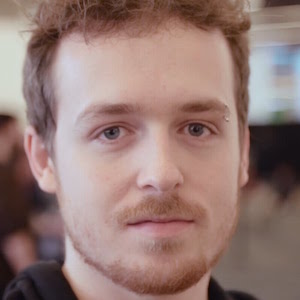
#> input picture Zac.jpg, 300 x 300 px
$ python ImageFiltering.py
#> lines starting #> are read from the running program, lines starting #| are printed output that depends on the picture

# coding: utf-8

# In[1]:


import matplotlib.image  as im
import matplotlib.pyplot as plt
import numpy as np


# In[2]:


def applyKernel(k, img): #img must be 1 layer (single channel)
    kright = int(k.shape[0]/2)
    kdown  = int(k.shape[1]/2)
    kleft  = kright - (k.shape[0]+1)%2
    kup    = kdown  - (k.shape[1]+1)%2

    ans = img.copy()
    imgBuf = np.pad(img, ((kleft, kright), (kup, kdown)), 'edge').astype(np.float32)

    for i in range(img.size):
        x = int(i%img.shape[0])
        y = int(i/img.shape[0])
        win = imgBuf[x:x+k.shape[0], y:y+k.shape[1]]
        ans[x,y] = (win*k).sum()
    ans = ans.astype(img.dtype)
    return ans


# In[3]:


zac = im.imread("Zac.jpg")
#> zac is the input picture: shape (300, 300, 3); mean R, G, B 148.7, 121.3, 116.1
bnw = zac.mean(axis=2)

plt.figure()
plt.imshow(bnw, cmap="gray")

s = 5
kernel = np.ones((s,s))

blur = applyKernel(kernel, bnw)

kernel[1:s-1,1:s-1] = 0

blur2 = applyKernel(kernel, bnw)

kernel[  1:s-1] = 0
kernel[:,1:s-1] = 0

blur3 = applyKernel(kernel, bnw)

plt.figure()
plt.imshow(blur , cmap="gray")

plt.figure()
plt.imshow(blur2, cmap="gray")

plt.figure()
plt.imshow(blur3, cmap="gray")


# In[4]:


def edgeDetect(imgOrig):
    kernel = np.arange(2)+1
    kernel = np.pad(kernel, (0,1), "reflect")
    s = kernel.size
    kernel = kernel*np.ones((s,s))
    s = int(s/2)
    kernel[:s] *= -1
    kernel[s] = 0
    kernel /= np.sum(np.abs(kernel))
    kernel2 = kernel.transpose()

    img = imgOrig.astype(np.float32)/imgOrig.max()

    bottom = applyKernel(kernel, img)
#> in applyKernel (call 4), `imgBuf = np.pad(img, ((kleft, kright), (kup, kdown)), 'edge').astype(n..`:
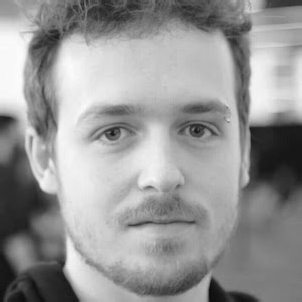
#> imgBuf: shape (302, 302) float32; min 0.0522, max 1, mean 0.591
#> after the loop in applyKernel (call 4), `for i in range(img.size):`:
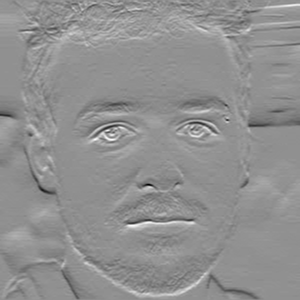
#> ans: shape (300, 300) float32; min -0.206, max 0.156, mean -5.41e-05; drawn with min black and max white
    top    = applyKernel(np.flipud(kernel), img)
    right  = applyKernel(kernel2, img)
    left   = applyKernel(np.fliplr(kernel2), img)
#> after the loop in applyKernel (call 7), `for i in range(img.size):`:
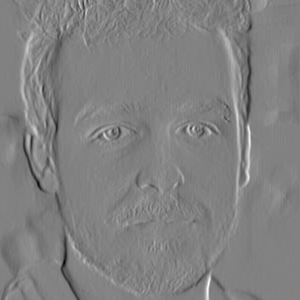
#> ans: shape (300, 300) float32; min -0.243, max 0.235, mean -0.00011; drawn with min black and max white

    av = np.abs(top)/4.0 + np.abs(bottom)/4.0 + np.abs(left)/4.0 + np.abs(right)/4.0
    av *= 255/av.max()
    av = av.astype(np.uint8)
    return av


# In[5]:


ed = edgeDetect(bnw)

plt.figure()
plt.imshow(bnw)
plt.figure()
plt.imshow(ed)


# In[6]:


coled = np.zeros(zac.shape).astype(np.uint8)

plt.figure()
plt.imshow(zac)

coled[:,:,0] = edgeDetect(zac[:,:,0])
coled[:,:,1] = edgeDetect(zac[:,:,1])
coled[:,:,2] = edgeDetect(zac[:,:,2])
#> in edgeDetect (call 4), `img = imgOrig.astype(np.float32)/imgOrig.max()`:
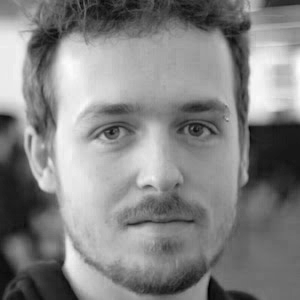
#> img: shape (300, 300) float32; min 0, max 1, mean 0.518

plt.figure()
plt.imshow(coled)


# In[7]:


k = np.zeros((1,20))
k[0,0] = 1
k[0,-1] = 1
k /= k.sum()
seeDouble = np.zeros(coled.shape).astype(np.uint8)

seeDouble[:,:,0] = applyKernel(k, coled[:,:,0])
#> in applyKernel (call 20), `imgBuf = np.pad(img, ((kleft, kright), (kup, kdown)), 'edge').astype(n..`:
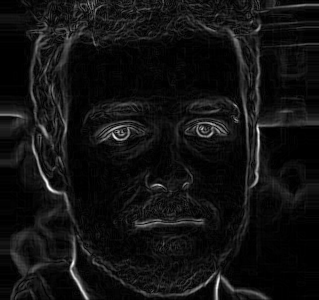
#> imgBuf: shape (300, 319) float32; min 0, max 255, mean 17.7
#> after the loop in applyKernel (call 20), `for i in range(img.size):`:
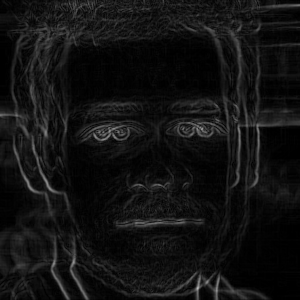
#> ans: shape (300, 300); min 0, max 182, mean 17.9
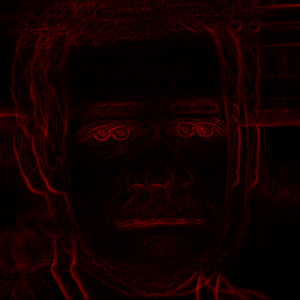
#> seeDouble: shape (300, 300, 3); mean R, G, B 17.9, 0, 0
seeDouble[:,:,1] = applyKernel(k, coled[:,:,1])
seeDouble[:,:,2] = applyKernel(k, coled[:,:,2])

plt.figure()
plt.imshow(seeDouble)


# In[11]:


kernel = np.ones((20,20))/400
redBlur = zac.copy()
redBlur[:,:,0] = applyKernel(kernel, redBlur[:,:,0])

plt.figure()
plt.imshow(zac)
plt.figure()
plt.imshow(redBlur)
